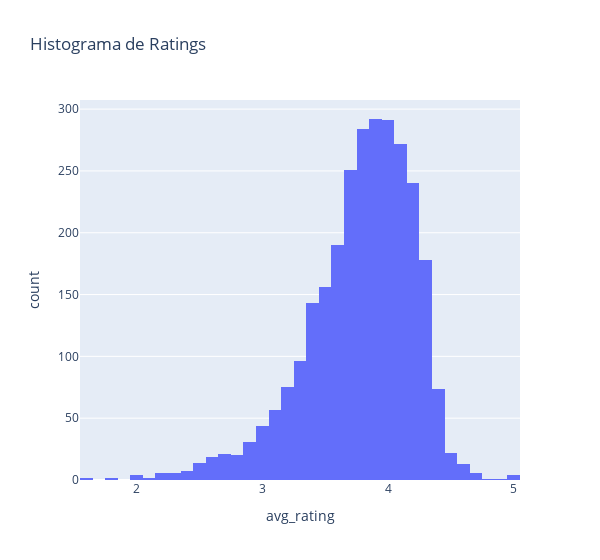

Notebook code for this chart:
### Code cell
fig = px.histogram(df_maps_restaurantes.query("name == 'Subway'"), x='avg_rating', title="Histograma de Ratings")

fig.update_layout(width=600)

### Figure 1 — Plotly figure (JSON) as saved in the notebook; plotly's stock layout.template omitted (floating-point values rounded to 4 significant figures; data arrays with more than 128 entries replaced by an {"elided": "..."} marker saying what was removed)
{"data": [{"alignmentgroup": "True", "bingroup": "x", "hovertemplate": "avg_rating=%{x}<br>count=%{y}<extra></extra>", "legendgroup": "", "marker": {"color": "#636efa", "pattern": {"shape": ""}}, "name": "", "offsetgroup": "", "orientation": "v", "showlegend": false, "type": "histogram", "x": {"elided": "2824 float values"}, "xaxis": "x", "yaxis": "y"}], "layout": {"barmode": "relative", "legend": {"tracegroupgap": 0}, "title": {"text": "Histograma de Ratings"}, "width": 600, "xaxis": {"anchor": "y", "domain": [0, 1], "title": {"text": "avg_rating"}}, "yaxis": {"anchor": "x", "domain": [0, 1], "title": {"text": "count"}}}}
